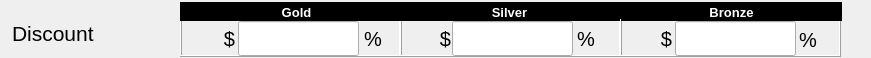
  <widget class="QWidget" name="gb2Discount" native="true">
   <property name="geometry">
    <rect>
     <x>67</x>
     <y>193</y>
     <width>871</width>
     <height>58</height>
    </rect>
   </property>
   <property name="font">
    <font>
     <pointsize>15</pointsize>
    </font>
   </property>
   <widget class="QLabel" name="label_17">
    <property name="geometry">
     <rect>
      <x>12</x>
      <y>18</y>
      <width>161</width>
      <height>31</height>
     </rect>
    </property>
    <property name="font">
     <font>
      <pointsize>16</pointsize>
     </font>
    </property>
    <property name="text">
     <string>Discount</string>
    </property>
   </widget>
   <widget class="QWidget" name="gbGoldsilverBronze" native="true">
    <property name="geometry">
     <rect>
      <x>180</x>
      <y>2</y>
      <width>663</width>
      <height>56</height>
     </rect>
    </property>
    <widget class="QFrame" name="goldFrame">
     <property name="geometry">
      <rect>
       <x>0</x>
       <y>0</y>
       <width>221</width>
       <height>19</height>
      </rect>
     </property>
     <property name="styleSheet">
      <string notr="true">QFrame#goldFrame{
	background-color: rgb(0, 0, 0);
}</string>
     </property>
     <property name="frameShape">
      <enum>QFrame::Box</enum>
     </property>
     <property name="frameShadow">
      <enum>QFrame::Raised</enum>
     </property>
     <widget class="QLabel" name="lbl2Discount1">
      <property name="geometry">
       <rect>
        <x>46</x>
        <y>0</y>
        <width>141</width>
        <height>20</height>
       </rect>
      </property>
      <property name="font">
       <font>
        <pointsize>10</pointsize>
        <weight>75</weight>
        <bold>true</bold>
       </font>
      </property>
      <property name="toolTip">
       <string notr="true"/>
      </property>
      <property name="statusTip">
       <string notr="true"/>
      </property>
      <property name="styleSheet">
       <string notr="true">QLabel#lbl2Discount1{
	color: rgb(255, 255, 255);
}</string>
      </property>
      <property name="text">
       <string>Gold</string>
      </property>
      <property name="alignment">
       <set>Qt::AlignCenter</set>
      </property>
     </widget>
    </widget>
    <widget class="QFrame" name="silverFrame">
     <property name="geometry">
      <rect>
       <x>220</x>
       <y>0</y>
       <width>221</width>
       <height>19</height>
      </rect>
     </property>
     <property name="styleSheet">
      <string notr="true">QFrame#silverFrame{
	background-color: rgb(0, 0, 0);
}</string>
     </property>
     <property name="frameShape">
      <enum>QFrame::Box</enum>
     </property>
     <property name="frameShadow">
      <enum>QFrame::Raised</enum>
     </property>
     <widget class="QLabel" name="lbl2Discount2">
      <property name="geometry">
       <rect>
        <x>34</x>
        <y>0</y>
        <width>151</width>
        <height>20</height>
       </rect>
      </property>
      <property name="font">
       <font>
        <pointsize>10</pointsize>
        <weight>75</weight>
        <bold>true</bold>
       </font>
      </property>
      <property name="toolTip">
       <string notr="true"/>
      </property>
      <property name="statusTip">
       <string notr="true"/>
      </property>
      <property name="styleSheet">
       <string notr="true">QLabel#lbl2Discount2{
color: rgb(255, 255, 255);
}</string>
      </property>
      <property name="text">
       <string>Silver</string>
      </property>
      <property name="alignment">
       <set>Qt::AlignCenter</set>
      </property>
     </widget>
    </widget>
    <widget class="QFrame" name="bronzeFrame">
     <property name="geometry">
      <rect>
       <x>441</x>
       <y>0</y>
       <width>221</width>
       <height>19</height>
      </rect>
     </property>
     <property name="styleSheet">
      <string notr="true">QFrame#bronzeFrame{
	background-color: rgb(0,0,0);
}</string>
     </property>
     <property name="frameShape">
      <enum>QFrame::Box</enum>
     </property>
     <property name="frameShadow">
      <enum>QFrame::Raised</enum>
     </property>
     <widget class="QLabel" name="lbl2Discount3">
      <property name="geometry">
       <rect>
        <x>55</x>
        <y>0</y>
        <width>111</width>
        <height>20</height>
       </rect>
      </property>
      <property name="font">
       <font>
        <pointsize>10</pointsize>
        <weight>75</weight>
        <bold>true</bold>
       </font>
      </property>
      <property name="styleSheet">
       <string notr="true">QLabel#lbl2Discount3{
	color: rgb(255, 255, 255);
}</string>
      </property>
      <property name="text">
       <string>Bronze</string>
      </property>
      <property name="alignment">
       <set>Qt::AlignCenter</set>
      </property>
     </widget>
    </widget>
    <widget class="QFrame" name="frame">
     <property name="geometry">
      <rect>
       <x>0</x>
       <y>17</y>
       <width>221</width>
       <height>38</height>
      </rect>
     </property>
     <property name="frameShape">
      <enum>QFrame::Box</enum>
     </property>
     <property name="frameShadow">
      <enum>QFrame::Raised</enum>
     </property>
     <widget class="QLabel" name="lbl2Discount1CurrencySymbol">
      <property name="geometry">
       <rect>
        <x>4</x>
        <y>5</y>
        <width>51</width>
        <height>29</height>
       </rect>
      </property>
      <property name="font">
       <font>
        <pointsize>15</pointsize>
       </font>
      </property>
      <property name="toolTip">
       <string notr="true"/>
      </property>
      <property name="text">
       <string notr="true">$</string>
      </property>
      <property name="alignment">
       <set>Qt::AlignRight|Qt::AlignTrailing|Qt::AlignVCenter</set>
      </property>
     </widget>
     <widget class="hobart::numericLineEdit" name="le2Discount1">
      <property name="geometry">
       <rect>
        <x>58</x>
        <y>2</y>
        <width>121</width>
        <height>35</height>
       </rect>
      </property>
      <property name="font">
       <font>
        <pointsize>19</pointsize>
       </font>
      </property>
     </widget>
     <widget class="QLabel" name="lbl2Discount1PercentSymbol">
      <property name="geometry">
       <rect>
        <x>184</x>
        <y>5</y>
        <width>26</width>
        <height>29</height>
       </rect>
      </property>
      <property name="font">
       <font>
        <pointsize>15</pointsize>
        <weight>50</weight>
        <bold>false</bold>
       </font>
      </property>
      <property name="text">
       <string notr="true">%</string>
      </property>
      <property name="alignment">
       <set>Qt::AlignLeading|Qt::AlignLeft|Qt::AlignVCenter</set>
      </property>
     </widget>
    </widget>
    <widget class="QFrame" name="frame_2">
     <property name="geometry">
      <rect>
       <x>220</x>
       <y>17</y>
       <width>221</width>
       <height>38</height>
      </rect>
     </property>
     <property name="frameShape">
      <enum>QFrame::Box</enum>
     </property>
     <property name="frameShadow">
      <enum>QFrame::Raised</enum>
     </property>
     <widget class="QLabel" name="lbl2Discount2CurrencySymbol">
      <property name="geometry">
       <rect>
        <x>10</x>
        <y>5</y>
        <width>41</width>
        <height>29</height>
       </rect>
      </property>
      <property name="font">
       <font>
        <pointsize>15</pointsize>
       </font>
      </property>
      <property name="toolTip">
       <string notr="true"/>
      </property>
      <property name="statusTip">
       <string notr="true"/>
      </property>
      <property name="text">
       <string notr="true">$</string>
      </property>
      <property name="alignment">
       <set>Qt::AlignRight|Qt::AlignTrailing|Qt::AlignVCenter</set>
      </property>
     </widget>
     <widget class="hobart::numericLineEdit" name="le2Discount2">
      <property name="geometry">
       <rect>
        <x>52</x>
        <y>2</y>
        <width>121</width>
        <height>35</height>
       </rect>
      </property>
      <property name="font">
       <font>
        <pointsize>19</pointsize>
       </font>
      </property>
     </widget>
     <widget class="QLabel" name="lbl2Discount2PercentSymbol">
      <property name="geometry">
       <rect>
        <x>177</x>
        <y>5</y>
        <width>26</width>
        <height>29</height>
       </rect>
      </property>
      <property name="font">
       <font>
        <pointsize>15</pointsize>
        <weight>50</weight>
        <bold>false</bold>
       </font>
      </property>
      <property name="text">
       <string notr="true">%</string>
      </property>
      <property name="alignment">
       <set>Qt::AlignLeading|Qt::AlignLeft|Qt::AlignVCenter</set>
      </property>
     </widget>
    </widget>
    <widget class="QFrame" name="frame_3">
     <property name="geometry">
      <rect>
       <x>440</x>
       <y>17</y>
       <width>221</width>
       <height>38</height>
      </rect>
     </property>
     <property name="frameShape">
      <enum>QFrame::Box</enum>
     </property>
     <property name="frameShadow">
      <enum>QFrame::Raised</enum>
     </property>
     <widget class="QLabel" name="lbl2Discount3CurrencySymbol">
      <property name="geometry">
       <rect>
        <x>11</x>
        <y>5</y>
        <width>41</width>
        <height>29</height>
       </rect>
      </property>
      <property name="font">
       <font>
        <pointsize>15</pointsize>
       </font>
      </property>
      <property name="toolTip">
       <string notr="true"/>
      </property>
      <property name="statusTip">
       <string notr="true"/>
      </property>
      <property name="text">
       <string notr="true">$</string>
      </property>
      <property name="alignment">
       <set>Qt::AlignRight|Qt::AlignTrailing|Qt::AlignVCenter</set>
      </property>
     </widget>
     <widget class="hobart::numericLineEdit" name="le2Discount3">
      <property name="geometry">
       <rect>
        <x>55</x>
        <y>2</y>
        <width>121</width>
        <height>35</height>
       </rect>
      </property>
      <property name="font">
       <font>
        <pointsize>19</pointsize>
       </font>
      </property>
     </widget>
     <widget class="QLabel" name="lbl2Discount3PercentSymbol">
      <property name="geometry">
       <rect>
        <x>179</x>
        <y>6</y>
        <width>26</width>
        <height>29</height>
       </rect>
      </property>
      <property name="font">
       <font>
        <pointsize>15</pointsize>
        <weight>50</weight>
        <bold>false</bold>
       </font>
      </property>
      <property name="text">
       <string notr="true">%</string>
      </property>
      <property name="alignment">
       <set>Qt::AlignLeading|Qt::AlignLeft|Qt::AlignVCenter</set>
      </property>
     </widget>
    </widget>
    <zorder>frame</zorder>
    <zorder>frame_2</zorder>
    <zorder>silverFrame</zorder>
    <zorder>goldFrame</zorder>
    <zorder>frame_3</zorder>
    <zorder>bronzeFrame</zorder>
   </widget>
  </widget>
